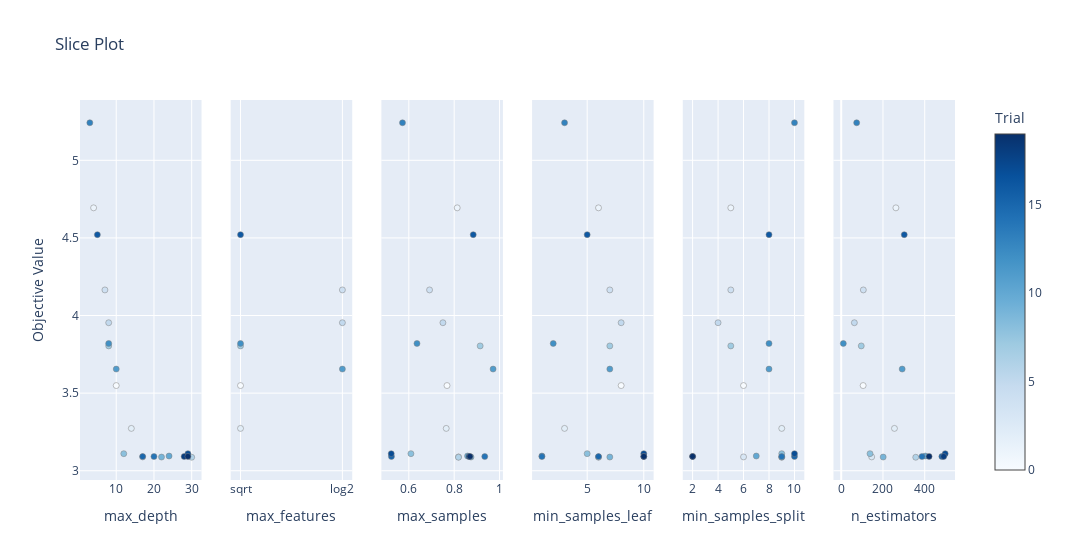

Notebook code for this chart:
### Code cell
# slice plot

optuna.visualization.plot_slice(study)

### Figure 1 — Plotly figure (JSON) as saved in the notebook; plotly's stock layout.template omitted (floating-point values rounded to 4 significant figures)
{"data": [{"marker": {"color": [0, 1, 2, 3, 4, 5, 6, 7, 8, 9, 10, 11, 12, 13, 14, 15, 16, 17, 18, 19], "colorbar": {"title": {"text": "Trial"}, "x": 1, "xpad": 40}, "colorscale": [[0, "rgb(247,251,255)"], [0.125, "rgb(222,235,247)"], [0.25, "rgb(198,219,239)"], [0.375, "rgb(158,202,225)"], [0.5, "rgb(107,174,214)"], [0.625, "rgb(66,146,198)"], [0.75, "rgb(33,113,181)"], [0.875, "rgb(8,81,156)"], [1, "rgb(8,48,107)"]], "line": {"color": "Grey", "width": 0.5}, "showscale": true}, "mode": "markers", "name": "Feasible Trial", "showlegend": false, "type": "scatter", "x": [10, 4, 14, 17, 7, 8, 30, 8, 12, 22, 24, 10, 8, 3, 20, 17, 5, 29, 28, 29], "xaxis": "x", "y": [3.549, 4.694, 3.273, 3.089, 4.165, 3.954, 3.087, 3.804, 3.11, 3.088, 3.095, 3.655, 3.82, 5.242, 3.091, 3.091, 4.521, 3.11, 3.092, 3.092], "yaxis": "y"}, {"marker": {"color": [0, 1, 2, 3, 4, 5, 6, 7, 8, 9, 10, 11, 12, 13, 14, 15, 16, 17, 18, 19], "colorbar": {"title": {"text": "Trial"}, "x": 1, "xpad": 40}, "colorscale": [[0, "rgb(247,251,255)"], [0.125, "rgb(222,235,247)"], [0.25, "rgb(198,219,239)"], [0.375, "rgb(158,202,225)"], [0.5, "rgb(107,174,214)"], [0.625, "rgb(66,146,198)"], [0.75, "rgb(33,113,181)"], [0.875, "rgb(8,81,156)"], [1, "rgb(8,48,107)"]], "line": {"color": "Grey", "width": 0.5}, "showscale": false}, "mode": "markers", "name": "Feasible Trial", "showlegend": false, "type": "scatter", "x": ["sqrt", null, "sqrt", null, "log2", "log2", null, "sqrt", null, null, null, "log2", "sqrt", null, null, null, "sqrt", null, null, null], "xaxis": "x2", "y": [3.549, 4.694, 3.273, 3.089, 4.165, 3.954, 3.087, 3.804, 3.11, 3.088, 3.095, 3.655, 3.82, 5.242, 3.091, 3.091, 4.521, 3.11, 3.092, 3.092], "yaxis": "y2"}, {"marker": {"color": [0, 1, 2, 3, 4, 5, 6, 7, 8, 9, 10, 11, 12, 13, 14, 15, 16, 17, 18, 19], "colorbar": {"title": {"text": "Trial"}, "x": 1, "xpad": 40}, "colorscale": [[0, "rgb(247,251,255)"], [0.125, "rgb(222,235,247)"], [0.25, "rgb(198,219,239)"], [0.375, "rgb(158,202,225)"], [0.5, "rgb(107,174,214)"], [0.625, "rgb(66,146,198)"], [0.75, "rgb(33,113,181)"], [0.875, "rgb(8,81,156)"], [1, "rgb(8,48,107)"]], "line": {"color": "Grey", "width": 0.5}, "showscale": false}, "mode": "markers", "name": "Feasible Trial", "showlegend": false, "type": "scatter", "x": [0.7685, 0.8133, 0.7649, 0.8192, 0.6915, 0.7503, 0.8188, 0.9145, 0.6093, 0.8741, 0.8589, 0.9715, 0.636, 0.5722, 0.9347, 0.5234, 0.8839, 0.5225, 0.8653, 0.8694], "xaxis": "x3", "y": [3.549, 4.694, 3.273, 3.089, 4.165, 3.954, 3.087, 3.804, 3.11, 3.088, 3.095, 3.655, 3.82, 5.242, 3.091, 3.091, 4.521, 3.11, 3.092, 3.092], "yaxis": "y3"}, {"marker": {"color": [0, 1, 2, 3, 4, 5, 6, 7, 8, 9, 10, 11, 12, 13, 14, 15, 16, 17, 18, 19], "colorbar": {"title": {"text": "Trial"}, "x": 1, "xpad": 40}, "colorscale": [[0, "rgb(247,251,255)"], [0.125, "rgb(222,235,247)"], [0.25, "rgb(198,219,239)"], [0.375, "rgb(158,202,225)"], [0.5, "rgb(107,174,214)"], [0.625, "rgb(66,146,198)"], [0.75, "rgb(33,113,181)"], [0.875, "rgb(8,81,156)"], [1, "rgb(8,48,107)"]], "line": {"color": "Grey", "width": 0.5}, "showscale": false}, "mode": "markers", "name": "Feasible Trial", "showlegend": false, "type": "scatter", "x": [8, 6, 3, 6, 7, 8, 6, 7, 5, 7, 1, 7, 2, 3, 1, 6, 5, 10, 10, 10], "xaxis": "x4", "y": [3.549, 4.694, 3.273, 3.089, 4.165, 3.954, 3.087, 3.804, 3.11, 3.088, 3.095, 3.655, 3.82, 5.242, 3.091, 3.091, 4.521, 3.11, 3.092, 3.092], "yaxis": "y4"}, {"marker": {"color": [0, 1, 2, 3, 4, 5, 6, 7, 8, 9, 10, 11, 12, 13, 14, 15, 16, 17, 18, 19], "colorbar": {"title": {"text": "Trial"}, "x": 1, "xpad": 40}, "colorscale": [[0, "rgb(247,251,255)"], [0.125, "rgb(222,235,247)"], [0.25, "rgb(198,219,239)"], [0.375, "rgb(158,202,225)"], [0.5, "rgb(107,174,214)"], [0.625, "rgb(66,146,198)"], [0.75, "rgb(33,113,181)"], [0.875, "rgb(8,81,156)"], [1, "rgb(8,48,107)"]], "line": {"color": "Grey", "width": 0.5}, "showscale": false}, "mode": "markers", "name": "Feasible Trial", "showlegend": false, "type": "scatter", "x": [6, 5, 9, 6, 5, 4, 9, 5, 9, 9, 7, 8, 8, 10, 9, 10, 8, 10, 2, 2], "xaxis": "x5", "y": [3.549, 4.694, 3.273, 3.089, 4.165, 3.954, 3.087, 3.804, 3.11, 3.088, 3.095, 3.655, 3.82, 5.242, 3.091, 3.091, 4.521, 3.11, 3.092, 3.092], "yaxis": "y5"}, {"marker": {"color": [0, 1, 2, 3, 4, 5, 6, 7, 8, 9, 10, 11, 12, 13, 14, 15, 16, 17, 18, 19], "colorbar": {"title": {"text": "Trial"}, "x": 1, "xpad": 40}, "colorscale": [[0, "rgb(247,251,255)"], [0.125, "rgb(222,235,247)"], [0.25, "rgb(198,219,239)"], [0.375, "rgb(158,202,225)"], [0.5, "rgb(107,174,214)"], [0.625, "rgb(66,146,198)"], [0.75, "rgb(33,113,181)"], [0.875, "rgb(8,81,156)"], [1, "rgb(8,48,107)"]], "line": {"color": "Grey", "width": 0.5}, "showscale": false}, "mode": "markers", "name": "Feasible Trial", "showlegend": false, "type": "scatter", "x": [105, 262, 255, 146, 106, 63, 357, 96, 138, 201, 403, 292, 10, 74, 387, 482, 302, 498, 491, 421], "xaxis": "x6", "y": [3.549, 4.694, 3.273, 3.089, 4.165, 3.954, 3.087, 3.804, 3.11, 3.088, 3.095, 3.655, 3.82, 5.242, 3.091, 3.091, 4.521, 3.11, 3.092, 3.092], "yaxis": "y6"}], "layout": {"title": {"text": "Slice Plot"}, "width": 1800, "xaxis": {"anchor": "y", "domain": [0, 0.1389], "title": {"text": "max_depth"}}, "xaxis2": {"anchor": "y2", "categoryarray": [null, "sqrt", "log2"], "categoryorder": "array", "domain": [0.1722, 0.3111], "title": {"text": "max_features"}, "type": "category"}, "xaxis3": {"anchor": "y3", "domain": [0.3444, 0.4833], "title": {"text": "max_samples"}}, "xaxis4": {"anchor": "y4", "domain": [0.5167, 0.6556], "title": {"text": "min_samples_leaf"}}, "xaxis5": {"anchor": "y5", "domain": [0.6889, 0.8278], "title": {"text": "min_samples_split"}}, "xaxis6": {"anchor": "y6", "domain": [0.8611, 1], "title": {"text": "n_estimators"}}, "yaxis": {"anchor": "x", "domain": [0, 1], "title": {"text": "Objective Value"}}, "yaxis2": {"anchor": "x2", "domain": [0, 1], "matches": "y", "showticklabels": false}, "yaxis3": {"anchor": "x3", "domain": [0, 1], "matches": "y", "showticklabels": false}, "yaxis4": {"anchor": "x4", "domain": [0, 1], "matches": "y", "showticklabels": false}, "yaxis5": {"anchor": "x5", "domain": [0, 1], "matches": "y", "showticklabels": false}, "yaxis6": {"anchor": "x6", "domain": [0, 1], "matches": "y", "showticklabels": false}}}
